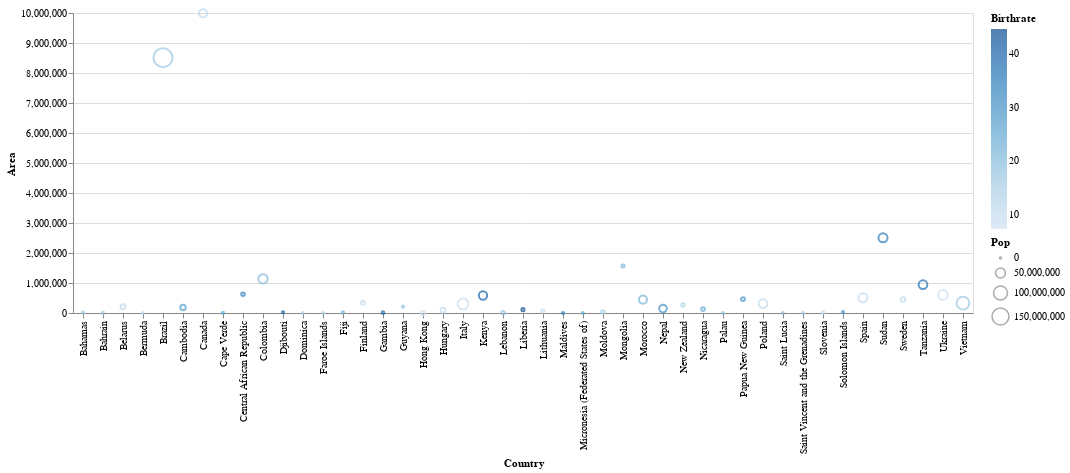

The notebook cell this image was saved under:
### Markdown cell above
## Graphing

### Code cell
import altair as alt

alt.Chart(df2).mark_point().encode(
  x='Country', y='Area', size='Pop',
  color='Birthrate')

### Figure 1 — Vega-Lite specification as saved in the notebook (floating-point values rounded to 4 significant figures)
{"config": {"view": {"continuousWidth": 400, "continuousHeight": 300}}, "data": {"name": "data-958b7217581a0261bdcf12345526dc34"}, "mark": "point", "encoding": {"color": {"field": "Birthrate", "type": "quantitative"}, "size": {"field": "Pop", "type": "quantitative"}, "x": {"field": "Country", "type": "nominal"}, "y": {"field": "Area", "type": "quantitative"}}, "$schema": "https://vega.github.io/schema/vega-lite/v4.17.0.json", "datasets": {"data-958b7217581a0261bdcf12345526dc34": [{"Country": "Ukraine", "Code": "UKR", "Region": "C.W. OF IND. STATES", "Pop": 46710816, "Area": 603700, "Pop. Density": 77.4, "Coastline": 0.46, "Net migration": -0.39, "Infant mortality": 20.34, "GDP": 5400.0, "Literacy": 99.7, "Phones": 259.9, "Arable": 56.21, "Crops": 1.61, "Other": 42.18, "Climate": 3.0, "Birthrate": 8.82, "Deathrate": 14.39, "Agriculture": 0.187, "Industry": 0.452, "Service": 0.361}, {"Country": "Hungary", "Code": "HUN", "Region": "EASTERN EUROPE", "Pop": 9981334, "Area": 93030, "Pop. Density": 107.3, "Coastline": 0.0, "Net migration": 0.86, "Infant mortality": 8.57, "GDP": 13900.0, "Literacy": 99.4, "Phones": 336.2, "Arable": 50.09, "Crops": 2.06, "Other": 47.85, "Climate": 3.0, "Birthrate": 9.72, "Deathrate": 13.11, "Agriculture": 0.037, "Industry": 0.312, "Service": 0.651}, {"Country": "Bahrain", "Code": "BHR", "Region": "NEAR EAST", "Pop": 698585, "Area": 665, "Pop. Density": 1050.0, "Coastline": 24.21, "Net migration": 1.05, "Infant mortality": 17.27, "GDP": 16900.0, "Literacy": 89.1, "Phones": 281.3, "Arable": 2.82, "Crops": 5.63, "Other": 91.55, "Climate": 1.0, "Birthrate": 17.8, "Deathrate": 4.14, "Agriculture": 0.005, "Industry": 0.387, "Service": 0.608}, {"Country": "Finland", "Code": "FIN", "Region": "WESTERN EUROPE", "Pop": 5231372, "Area": 338145, "Pop. Density": 15.5, "Coastline": 0.37, "Net migration": 0.95, "Infant mortality": 3.57, "GDP": 27400.0, "Literacy": 100.0, "Phones": 405.3, "Arable": 7.19, "Crops": 0.03, "Other": 92.78, "Climate": 3.0, "Birthrate": 10.45, "Deathrate": 9.86, "Agriculture": 0.028, "Industry": 0.295, "Service": 0.676}, {"Country": "Lithuania", "Code": "LTU", "Region": "BALTICS", "Pop": 3585906, "Area": 65200, "Pop. Density": 55.0, "Coastline": 0.14, "Net migration": -0.71, "Infant mortality": 6.89, "GDP": 11400.0, "Literacy": 99.6, "Phones": 223.4, "Arable": 45.22, "Crops": 0.91, "Other": 53.87, "Climate": null, "Birthrate": 8.75, "Deathrate": 10.98, "Agriculture": 0.055, "Industry": 0.325, "Service": 0.62}, {"Country": "Central African Republic", "Code": "CAF", "Region": "SUB-SAHARAN AFRICA", "Pop": 4303356, "Area": 622984, "Pop. Density": 6.9, "Coastline": 0.0, "Net migration": 0.0, "Infant mortality": 91.0, "GDP": 1100.0, "Literacy": 51.0, "Phones": 2.3, "Arable": 3.1, "Crops": 0.14, "Other": 96.76, "Climate": 2.0, "Birthrate": 33.91, "Deathrate": 18.65, "Agriculture": 0.55, "Industry": 0.2, "Service": 0.25}, {"Country": "Belarus", "Code": "BLR", "Region": "C.W. OF IND. STATES", "Pop": 10293011, "Area": 207600, "Pop. Density": 49.6, "Coastline": 0.0, "Net migration": 2.54, "Infant mortality": 13.37, "GDP": 6100.0, "Literacy": 99.6, "Phones": 319.1, "Arable": 29.55, "Crops": 0.6, "Other": 69.85, "Climate": 4.0, "Birthrate": 11.16, "Deathrate": 14.02, "Agriculture": 0.093, "Industry": 0.316, "Service": 0.591}, {"Country": "Nicaragua", "Code": "NIC", "Region": "LATIN AMER. & CARIB", "Pop": 5570129, "Area": 129494, "Pop. Density": 43.0, "Coastline": 0.7, "Net migration": -1.22, "Infant mortality": 29.11, "GDP": 2300.0, "Literacy": 67.5, "Phones": 39.7, "Arable": 15.94, "Crops": 1.94, "Other": 82.12, "Climate": 2.0, "Birthrate": 24.51, "Deathrate": 4.45, "Agriculture": 0.165, "Industry": 0.275, "Service": 0.56}, {"Country": "Dominica", "Code": "DMA", "Region": "LATIN AMER. & CARIB", "Pop": 68910, "Area": 754, "Pop. Density": 91.4, "Coastline": 19.63, "Net migration": -13.87, "Infant mortality": 14.15, "GDP": 5400.0, "Literacy": 94.0, "Phones": 304.8, "Arable": 6.67, "Crops": 20.0, "Other": 73.33, "Climate": 2.0, "Birthrate": 15.27, "Deathrate": 6.73, "Agriculture": 0.177, "Industry": 0.328, "Service": 0.495}, {"Country": "Canada", "Code": "CAN", "Region": "NORTHERN AMERICA", "Pop": 33098932, "Area": 9984670, "Pop. Density": 3.3, "Coastline": 2.02, "Net migration": 5.96, "Infant mortality": 4.75, "GDP": 29800.0, "Literacy": 97.0, "Phones": 552.2, "Arable": 4.96, "Crops": 0.02, "Other": 95.02, "Climate": null, "Birthrate": 10.78, "Deathrate": 7.8, "Agriculture": 0.022, "Industry": 0.294, "Service": 0.684}, {"Country": "Palau", "Code": "PLW", "Region": "OCEANIA", "Pop": 20579, "Area": 458, "Pop. Density": 44.9, "Coastline": 331.7, "Net migration": 2.85, "Infant mortality": 14.84, "GDP": 9000.0, "Literacy": 92.0, "Phones": 325.6, "Arable": 8.7, "Crops": 4.35, "Other": 86.95, "Climate": 2.0, "Birthrate": 18.03, "Deathrate": 6.8, "Agriculture": 0.062, "Industry": 0.12, "Service": 0.818}, {"Country": "New Zealand", "Code": "NZL", "Region": "OCEANIA", "Pop": 4076140, "Area": 268680, "Pop. Density": 15.2, "Coastline": 5.63, "Net migration": 4.05, "Infant mortality": 5.85, "GDP": 21600.0, "Literacy": 99.0, "Phones": 441.7, "Arable": 5.6, "Crops": 6.99, "Other": 87.41, "Climate": 3.0, "Birthrate": 13.76, "Deathrate": 7.53, "Agriculture": 0.043, "Industry": 0.273, "Service": 0.684}, {"Country": "Spain", "Code": "ESP", "Region": "WESTERN EUROPE", "Pop": 40397842, "Area": 504782, "Pop. Density": 80.0, "Coastline": 0.98, "Net migration": 0.99, "Infant mortality": 4.42, "GDP": 22000.0, "Literacy": 97.9, "Phones": 453.5, "Arable": 26.07, "Crops": 9.87, "Other": 64.06, "Climate": 3.0, "Birthrate": 10.06, "Deathrate": 9.72, "Agriculture": 0.04, "Industry": 0.295, "Service": 0.665}, {"Country": "Bahamas", "Code": "BHS", "Region": "LATIN AMER. & CARIB", "Pop": 303770, "Area": 13940, "Pop. Density": 21.8, "Coastline": 25.41, "Net migration": -2.2, "Infant mortality": 25.21, "GDP": 16700.0, "Literacy": 95.6, "Phones": 460.6, "Arable": 0.8, "Crops": 0.4, "Other": 98.8, "Climate": 2.0, "Birthrate": 17.57, "Deathrate": 9.05, "Agriculture": 0.03, "Industry": 0.07, "Service": 0.9}, {"Country": "Nepal", "Code": "NPL", "Region": "ASIA (EX. NEAR EAST)", "Pop": 28287147, "Area": 147181, "Pop. Density": 192.2, "Coastline": 0.0, "Net migration": 0.0, "Infant mortality": 66.98, "GDP": 1400.0, "Literacy": 45.2, "Phones": 15.9, "Arable": 21.68, "Crops": 0.64, "Other": 77.68, "Climate": null, "Birthrate": 30.98, "Deathrate": 9.31, "Agriculture": 0.38, "Industry": 0.21, "Service": 0.41}, {"Country": "Poland", "Code": "POL", "Region": "EASTERN EUROPE", "Pop": 38536869, "Area": 312685, "Pop. Density": 123.3, "Coastline": 0.16, "Net migration": -0.49, "Infant mortality": 8.51, "GDP": 11100.0, "Literacy": 99.8, "Phones": 306.3, "Arable": 45.91, "Crops": 1.12, "Other": 52.97, "Climate": 3.0, "Birthrate": 9.85, "Deathrate": 9.89, "Agriculture": 0.05, "Industry": 0.311, "Service": 0.64}, {"Country": "Italy", "Code": "ITA", "Region": "WESTERN EUROPE", "Pop": 58133509, "Area": 301230, "Pop. Density": 193.0, "Coastline": 2.52, "Net migration": 2.07, "Infant mortality": 5.94, "GDP": 26700.0, "Literacy": 98.6, "Phones": 430.9, "Arable": 27.79, "Crops": 9.53, "Other": 62.68, "Climate": null, "Birthrate": 8.72, "Deathrate": 10.4, "Agriculture": 0.021, "Industry": 0.291, "Service": 0.688}, {"Country": "Saint Lucia", "Code": "LCA", "Region": "LATIN AMER. & CARIB", "Pop": 168458, "Area": 616, "Pop. Density": 273.5, "Coastline": 25.65, "Net migration": -2.67, "Infant mortality": 13.53, "GDP": 5400.0, "Literacy": 67.0, "Phones": 303.3, "Arable": 6.56, "Crops": 22.95, "Other": 70.49, "Climate": 2.0, "Birthrate": 19.68, "Deathrate": 5.08, "Agriculture": 0.07, "Industry": 0.2, "Service": 0.73}, {"Country": "Cape Verde", "Code": "CPV", "Region": "SUB-SAHARAN AFRICA", "Pop": 420979, "Area": 4033, "Pop. Density": 104.4, "Coastline": 23.93, "Net migration": -12.07, "Infant mortality": 47.77, "GDP": 1400.0, "Literacy": 76.6, "Phones": 169.6, "Arable": 9.68, "Crops": 0.5, "Other": 89.82, "Climate": 3.0, "Birthrate": 24.87, "Deathrate": 6.55, "Agriculture": 0.121, "Industry": 0.219, "Service": 0.66}, {"Country": "Papua New Guinea", "Code": "PNG", "Region": "OCEANIA", "Pop": 5670544, "Area": 462840, "Pop. Density": 12.3, "Coastline": 1.11, "Net migration": 0.0, "Infant mortality": 51.45, "GDP": 2200.0, "Literacy": 64.6, "Phones": 10.9, "Arable": 0.46, "Crops": 1.44, "Other": 98.1, "Climate": 2.0, "Birthrate": 29.36, "Deathrate": 7.25, "Agriculture": 0.353, "Industry": 0.381, "Service": 0.266}, {"Country": "Kenya", "Code": "KEN", "Region": "SUB-SAHARAN AFRICA", "Pop": 34707817, "Area": 582650, "Pop. Density": 59.6, "Coastline": 0.09, "Net migration": -0.1, "Infant mortality": 61.47, "GDP": 1000.0, "Literacy": 85.1, "Phones": 8.1, "Arable": 8.08, "Crops": 0.98, "Other": 90.94, "Climate": 1.5, "Birthrate": 39.72, "Deathrate": 14.02, "Agriculture": 0.163, "Industry": 0.188, "Service": 0.651}, {"Country": "Djibouti", "Code": "DJI", "Region": "SUB-SAHARAN AFRICA", "Pop": 486530, "Area": 23000, "Pop. Density": 21.2, "Coastline": 1.37, "Net migration": 0.0, "Infant mortality": 104.1, "GDP": 1300.0, "Literacy": 67.9, "Phones": 22.8, "Arable": 0.04, "Crops": 0.0, "Other": 99.96, "Climate": 1.0, "Birthrate": 39.53, "Deathrate": 19.31, "Agriculture": 0.179, "Industry": 0.225, "Service": 0.596}, {"Country": "Vietnam", "Code": "VNM", "Region": "ASIA (EX. NEAR EAST)", "Pop": 84402966, "Area": 329560, "Pop. Density": 256.1, "Coastline": 1.05, "Net migration": -0.45, "Infant mortality": 25.95, "GDP": 2500.0, "Literacy": 90.3, "Phones": 187.7, "Arable": 19.97, "Crops": 5.95, "Other": 74.08, "Climate": 2.0, "Birthrate": 16.86, "Deathrate": 6.22, "Agriculture": 0.209, "Industry": 0.41, "Service": 0.381}, {"Country": "Fiji", "Code": "FJI", "Region": "OCEANIA", "Pop": 905949, "Area": 18270, "Pop. Density": 49.6, "Coastline": 6.18, "Net migration": -3.14, "Infant mortality": 12.62, "GDP": 5800.0, "Literacy": 93.7, "Phones": 112.6, "Arable": 10.95, "Crops": 4.65, "Other": 84.4, "Climate": 2.0, "Birthrate": 22.55, "Deathrate": 5.65, "Agriculture": 0.089, "Industry": 0.135, "Service": 0.776}, {"Country": "Morocco", "Code": "MAR", "Region": "NORTHERN AFRICA", "Pop": 33241259, "Area": 446550, "Pop. Density": 74.4, "Coastline": 0.41, "Net migration": -0.98, "Infant mortality": 41.62, "GDP": 4000.0, "Literacy": 51.7, "Phones": 40.4, "Arable": 19.61, "Crops": 2.17, "Other": 78.22, "Climate": null, "Birthrate": 21.98, "Deathrate": 5.58, "Agriculture": 0.217, "Industry": 0.357, "Service": 0.426}, {"Country": "Mongolia", "Code": "MNG", "Region": "ASIA (EX. NEAR EAST)", "Pop": 2832224, "Area": 1564116, "Pop. Density": 1.8, "Coastline": 0.0, "Net migration": 0.0, "Infant mortality": 53.79, "GDP": 1800.0, "Literacy": 97.8, "Phones": 55.1, "Arable": 0.77, "Crops": 0.0, "Other": 99.23, "Climate": 1.0, "Birthrate": 21.59, "Deathrate": 6.95, "Agriculture": 0.206, "Industry": 0.214, "Service": 0.58}, {"Country": "Lebanon", "Code": "LBN", "Region": "NEAR EAST", "Pop": 3874050, "Area": 10400, "Pop. Density": 372.5, "Coastline": 2.16, "Net migration": 0.0, "Infant mortality": 24.52, "GDP": 4800.0, "Literacy": 87.4, "Phones": 255.6, "Arable": 16.62, "Crops": 13.98, "Other": 69.4, "Climate": null, "Birthrate": 18.52, "Deathrate": 6.21, "Agriculture": 0.12, "Industry": 0.21, "Service": 0.67}, {"Country": "Saint Vincent and the Grenadines", "Code": "VCT", "Region": "LATIN AMER. & CARIB", "Pop": 117848, "Area": 389, "Pop. Density": 303.0, "Coastline": 21.59, "Net migration": -7.64, "Infant mortality": 14.78, "GDP": 2900.0, "Literacy": 96.0, "Phones": 190.9, "Arable": 17.95, "Crops": 17.95, "Other": 64.1, "Climate": 2.0, "Birthrate": 16.18, "Deathrate": 5.98, "Agriculture": 0.1, "Industry": 0.26, "Service": 0.64}, {"Country": "Slovenia", "Code": "SVN", "Region": "EASTERN EUROPE", "Pop": 2010347, "Area": 20273, "Pop. Density": 99.2, "Coastline": 0.23, "Net migration": 1.12, "Infant mortality": 4.45, "GDP": 19000.0, "Literacy": 99.7, "Phones": 406.1, "Arable": 8.6, "Crops": 1.49, "Other": 89.91, "Climate": null, "Birthrate": 8.98, "Deathrate": 10.31, "Agriculture": 0.028, "Industry": 0.369, "Service": 0.603}, {"Country": "Solomon Islands", "Code": "SLB", "Region": "OCEANIA", "Pop": 552438, "Area": 28450, "Pop. Density": 19.4, "Coastline": 18.67, "Net migration": 0.0, "Infant mortality": 21.29, "GDP": 1700.0, "Literacy": null, "Phones": 13.4, "Arable": 0.64, "Crops": 2.0, "Other": 97.36, "Climate": 2.0, "Birthrate": 30.01, "Deathrate": 3.92, "Agriculture": 0.42, "Industry": 0.11, "Service": 0.47}, {"Country": "Brazil", "Code": "BRA", "Region": "LATIN AMER. & CARIB", "Pop": 188078227, "Area": 8511965, "Pop. Density": 22.1, "Coastline": 0.09, "Net migration": -0.03, "Infant mortality": 29.61, "GDP": 7600.0, "Literacy": 86.4, "Phones": 225.3, "Arable": 6.96, "Crops": 0.9, "Other": 92.15, "Climate": 2.0, "Birthrate": 16.56, "Deathrate": 6.17, "Agriculture": 0.084, "Industry": 0.4, "Service": 0.516}, {"Country": "Gambia", "Code": "GMB", "Region": "SUB-SAHARAN AFRICA", "Pop": 1641564, "Area": 11300, "Pop. Density": 145.3, "Coastline": 0.71, "Net migration": 1.57, "Infant mortality": 72.02, "GDP": 1700.0, "Literacy": 40.1, "Phones": 26.8, "Arable": 25.0, "Crops": 0.5, "Other": 74.5, "Climate": 2.0, "Birthrate": 39.37, "Deathrate": 12.25, "Agriculture": 0.308, "Industry": 0.142, "Service": 0.549}, {"Country": "Moldova", "Code": "MDA", "Region": "C.W. OF IND. STATES", "Pop": 4466706, "Area": 33843, "Pop. Density": 132.0, "Coastline": 0.0, "Net migration": -0.26, "Infant mortality": 40.42, "GDP": 1800.0, "Literacy": 99.1, "Phones": 208.1, "Arable": 55.3, "Crops": 10.79, "Other": 33.91, "Climate": null, "Birthrate": 15.7, "Deathrate": 12.64, "Agriculture": 0.213, "Industry": 0.233, "Service": 0.555}, {"Country": "Sudan", "Code": "SDN", "Region": "SUB-SAHARAN AFRICA", "Pop": 41236378, "Area": 2505810, "Pop. Density": 16.5, "Coastline": 0.03, "Net migration": -0.02, "Infant mortality": 62.5, "GDP": 1900.0, "Literacy": 61.1, "Phones": 16.3, "Arable": 6.83, "Crops": 0.18, "Other": 92.99, "Climate": 2.0, "Birthrate": 34.53, "Deathrate": 8.97, "Agriculture": 0.387, "Industry": 0.203, "Service": 0.41}, {"Country": "Guyana", "Code": "GUY", "Region": "LATIN AMER. & CARIB", "Pop": 767245, "Area": 214970, "Pop. Density": 3.6, "Coastline": 0.21, "Net migration": -2.07, "Infant mortality": 33.26, "GDP": 4000.0, "Literacy": 98.8, "Phones": 143.5, "Arable": 2.44, "Crops": 0.15, "Other": 97.41, "Climate": 2.0, "Birthrate": 18.28, "Deathrate": 8.28, "Agriculture": 0.37, "Industry": 0.203, "Service": 0.427}, {"Country": "Maldives", "Code": "MDV", "Region": "ASIA (EX. NEAR EAST)", "Pop": 359008, "Area": 300, "Pop. Density": 1197.0, "Coastline": 214.7, "Net migration": 0.0, "Infant mortality": 56.52, "GDP": 3900.0, "Literacy": 97.2, "Phones": 90.0, "Arable": 13.33, "Crops": 16.67, "Other": 70.0, "Climate": 2.0, "Birthrate": 34.81, "Deathrate": 7.06, "Agriculture": 0.2, "Industry": 0.18, "Service": 0.62}, {"Country": "Bermuda", "Code": "BMU", "Region": "NORTHERN AMERICA", "Pop": 65773, "Area": 53, "Pop. Density": 1241.0, "Coastline": 194.3, "Net migration": 2.49, "Infant mortality": 8.53, "GDP": 36000.0, "Literacy": 98.0, "Phones": 851.4, "Arable": 20.0, "Crops": 0.0, "Other": 80.0, "Climate": 2.0, "Birthrate": 11.4, "Deathrate": 7.74, "Agriculture": 0.01, "Industry": 0.1, "Service": 0.89}, {"Country": "Cambodia", "Code": "KHM", "Region": "ASIA (EX. NEAR EAST)", "Pop": 13881427, "Area": 181040, "Pop. Density": 76.7, "Coastline": 0.24, "Net migration": 0.0, "Infant mortality": 71.48, "GDP": 1900.0, "Literacy": 69.4, "Phones": 2.6, "Arable": 20.96, "Crops": 0.61, "Other": 78.43, "Climate": 2.0, "Birthrate": 26.9, "Deathrate": 9.06, "Agriculture": 0.35, "Industry": 0.3, "Service": 0.35}, {"Country": "Hong Kong", "Code": "HKG", "Region": "ASIA (EX. NEAR EAST)", "Pop": 6940432, "Area": 1092, "Pop. Density": 6356.0, "Coastline": 67.12, "Net migration": 5.24, "Infant mortality": 2.97, "GDP": 28800.0, "Literacy": 93.5, "Phones": 546.7, "Arable": 5.05, "Crops": 1.01, "Other": 93.94, "Climate": 2.0, "Birthrate": 7.29, "Deathrate": 6.29, "Agriculture": 0.001, "Industry": 0.092, "Service": 0.906}, {"Country": "Colombia", "Code": "COL", "Region": "LATIN AMER. & CARIB", "Pop": 43593035, "Area": 1138910, "Pop. Density": 38.3, "Coastline": 0.28, "Net migration": -0.31, "Infant mortality": 20.97, "GDP": 6300.0, "Literacy": 92.5, "Phones": 176.2, "Arable": 2.42, "Crops": 1.67, "Other": 95.91, "Climate": 2.0, "Birthrate": 20.48, "Deathrate": 5.58, "Agriculture": 0.125, "Industry": 0.342, "Service": 0.533}, {"Country": "Liberia", "Code": "LBR", "Region": "SUB-SAHARAN AFRICA", "Pop": 3042004, "Area": 111370, "Pop. Density": 27.3, "Coastline": 0.52, "Net migration": 0.0, "Infant mortality": 128.9, "GDP": 1000.0, "Literacy": 57.5, "Phones": 2.3, "Arable": 3.95, "Crops": 2.28, "Other": 93.77, "Climate": 2.0, "Birthrate": 44.77, "Deathrate": 23.1, "Agriculture": 0.769, "Industry": 0.054, "Service": 0.177}, {"Country": "Sweden", "Code": "SWE", "Region": "WESTERN EUROPE", "Pop": 9016596, "Area": 449964, "Pop. Density": 20.0, "Coastline": 0.72, "Net migration": 1.67, "Infant mortality": 2.77, "GDP": 26800.0, "Literacy": 99.0, "Phones": 715.0, "Arable": 6.54, "Crops": 0.01, "Other": 93.45, "Climate": 3.0, "Birthrate": 10.27, "Deathrate": 10.31, "Agriculture": 0.011, "Industry": 0.282, "Service": 0.707}, {"Country": "Micronesia (Federated States of)", "Code": "FSM", "Region": "OCEANIA", "Pop": 108004, "Area": 702, "Pop. Density": 153.9, "Coastline": 870.7, "Net migration": -20.99, "Infant mortality": 30.21, "GDP": 2000.0, "Literacy": 89.0, "Phones": 114.8, "Arable": 5.71, "Crops": 45.71, "Other": 48.58, "Climate": 2.0, "Birthrate": 24.68, "Deathrate": 4.75, "Agriculture": 0.289, "Industry": 0.152, "Service": 0.559}, {"Country": "Faroe Islands", "Code": "FRO", "Region": "WESTERN EUROPE", "Pop": 47246, "Area": 1399, "Pop. Density": 33.8, "Coastline": 79.84, "Net migration": 1.41, "Infant mortality": 6.24, "GDP": 22000.0, "Literacy": null, "Phones": 503.8, "Arable": 2.14, "Crops": 0.0, "Other": 97.86, "Climate": null, "Birthrate": 14.05, "Deathrate": 8.7, "Agriculture": 0.27, "Industry": 0.11, "Service": 0.62}, {"Country": "Tanzania", "Code": "TZA", "Region": "SUB-SAHARAN AFRICA", "Pop": 37445392, "Area": 945087, "Pop. Density": 39.6, "Coastline": 0.15, "Net migration": -2.06, "Infant mortality": 98.54, "GDP": 600.0, "Literacy": 78.2, "Phones": 4.0, "Arable": 4.52, "Crops": 1.08, "Other": 94.4, "Climate": null, "Birthrate": 37.71, "Deathrate": 16.39, "Agriculture": 0.432, "Industry": 0.172, "Service": 0.396}]}}
